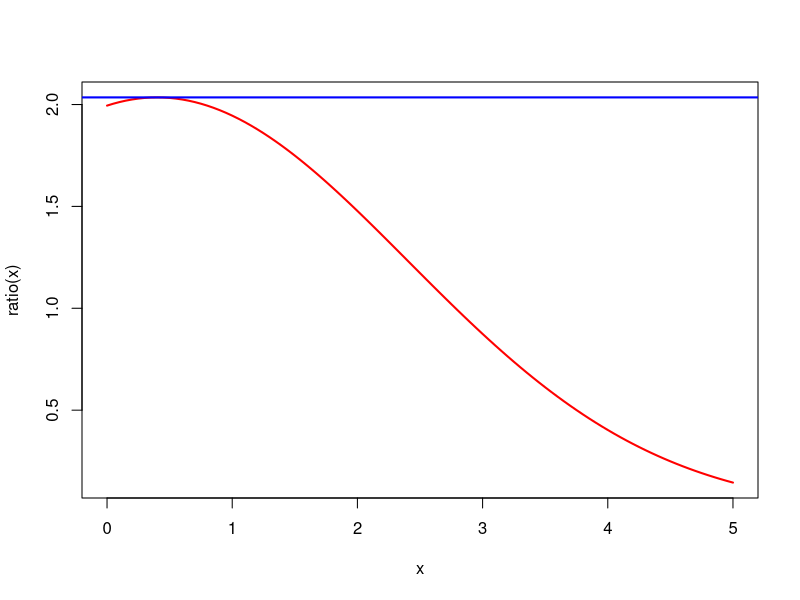
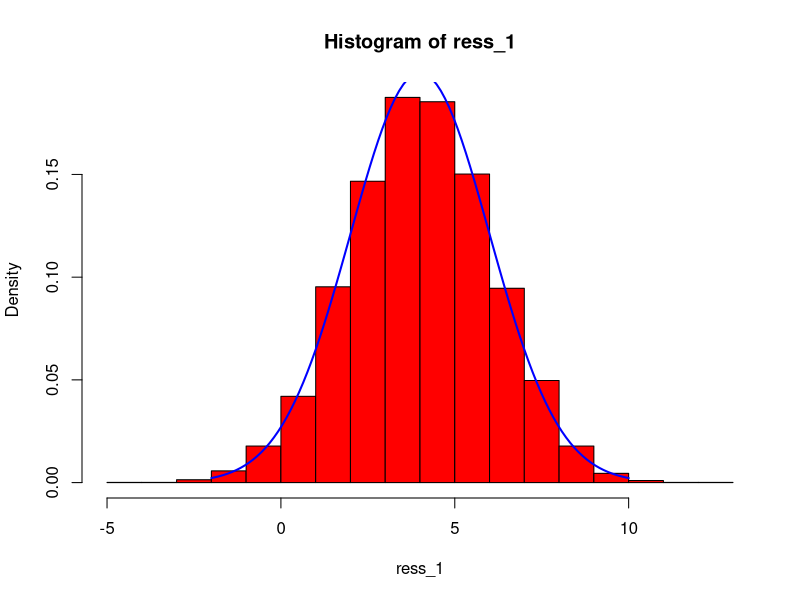
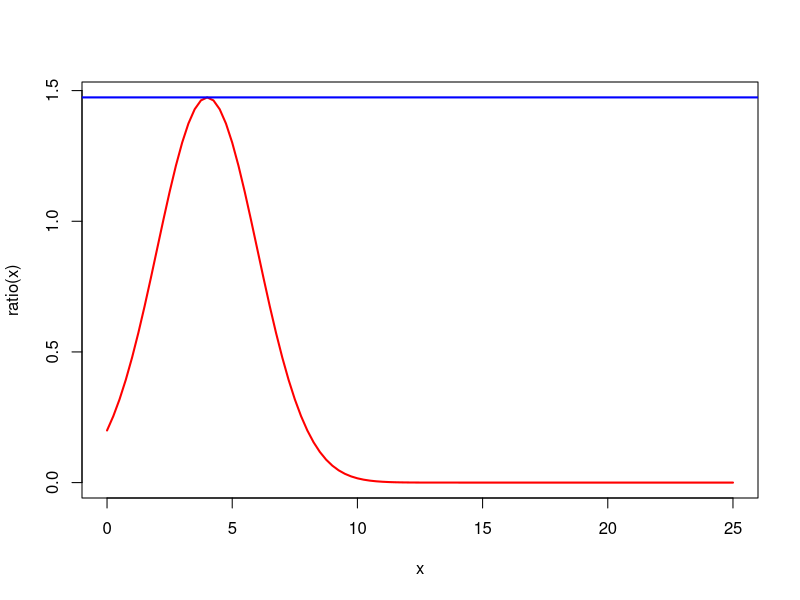
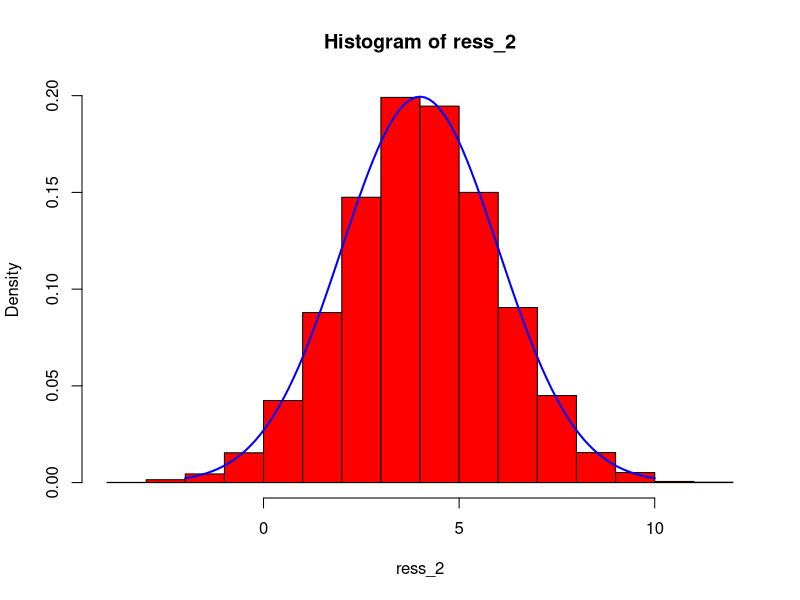
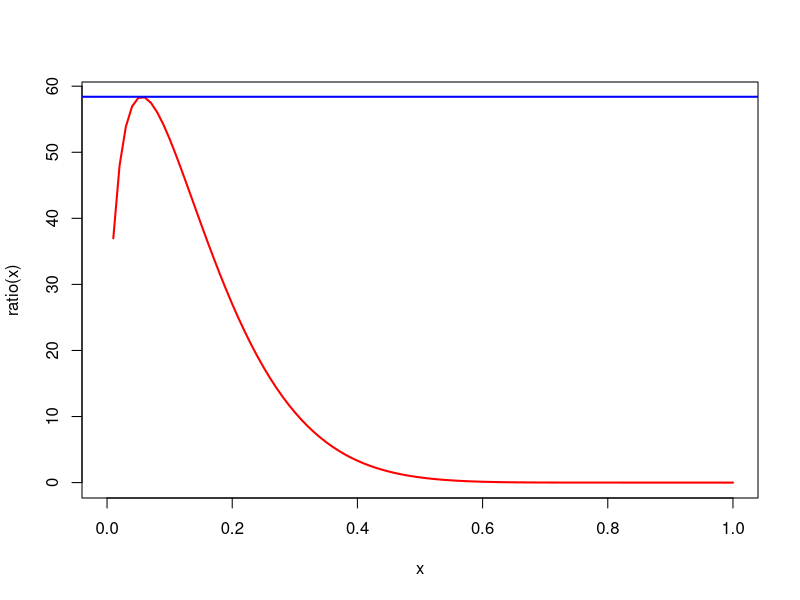
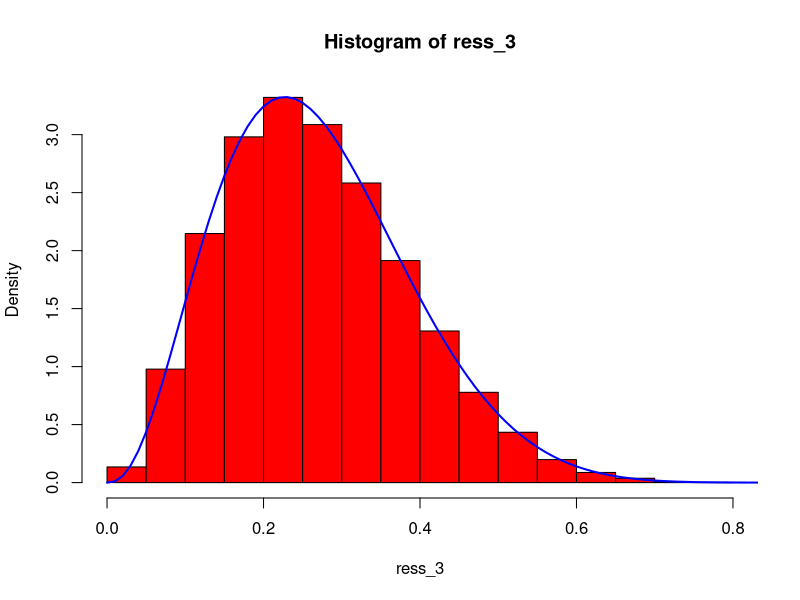
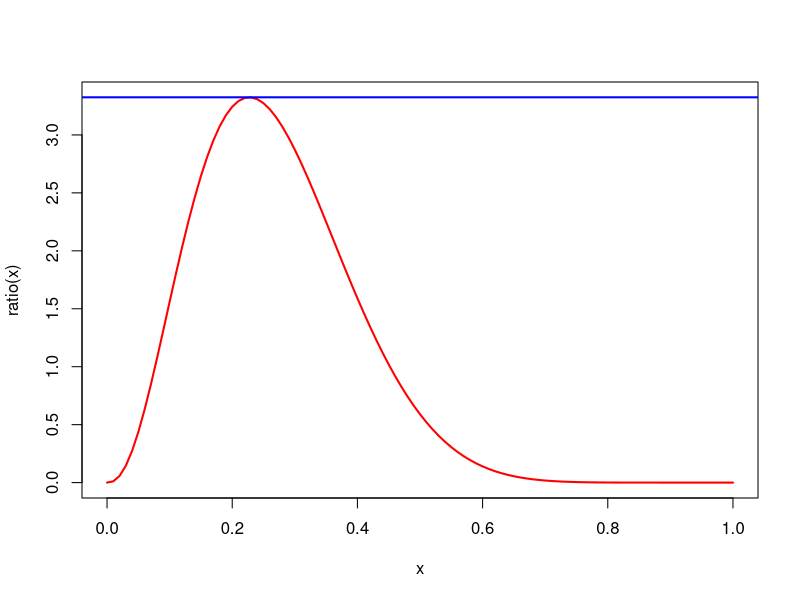
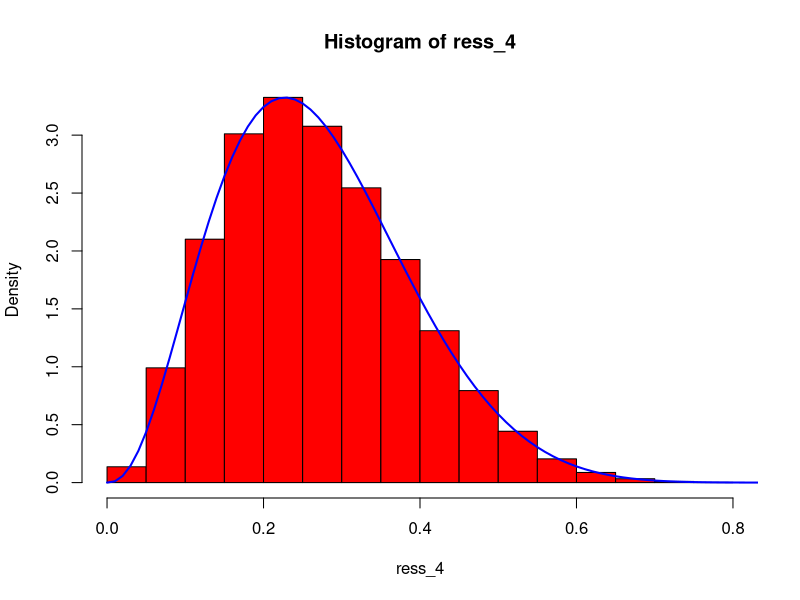

R code for these plots, in order:
## ---- chunk 1
#| warning: false
#| fig-height: 9
#| fig-width: 9


fv <- function(x) dexp(x, rate = 1/10)
fy <- function(x) dnorm(x, mean = 0, sd = 2)
ratio <- function(x) fy(x) / fv(x)
temp1 <- optimize(ratio, interval = c(0, 25), maximum = TRUE)
M1 <- temp1$objective 
x_max1 <- temp1$maximum

# library(httpgd); hgd(); hgd_browse()

curve(ratio, 0, 5, lwd = 2, col = "red")
abline(h = M1, lwd = 2, col = "blue")
n <- 1e+4
ratio_2 <- function(x) ratio(x) / M1
sim_fun_1 <- function(n) {
    i <- 0
    sim_norm <- numeric(n)
    while(i < n) {
        u <- runif(3)
        v <- -10 * log(u[1])
        temp <- ratio_2(v)
        if (u[2] < temp) {
            i <- i + 1
            sim_norm[i] <- ifelse(u[3] < 0.5, -1, 1) * v 
        }
    }
    return(sim_norm + 4)
}

start_time_1 <- Sys.time()
ress_1 <- sim_fun_1(n = n)
End_time_1 <- Sys.time()
time_1 <- difftime(End_time_1, start_time_1, unit = "sec")

ress_1 |> mean()
ress_1 |> sd()

hist(ress_1, probability = TRUE, col = "red")
curve(dnorm(x, 4, 2), -2, 10, lwd = 2, col = "blue", add = TRUE)
## ---- chunk 2
#| warning: false
#| message: false
#| fig-height: 9
#| fig-width: 9



fv <- function(x) dexp(x, rate = 1)
fy <- function(x) dnorm(x, mean = 0, sd = 2)
ratio <- function(x) fy(x) / fv(x)
temp2 <- optimize(ratio, interval = c(0, 25), maximum = TRUE)
M2 <- temp2$objective 
x_max2 <- temp2$maximum


curve(ratio, 0, 25, lwd = 2, col = "red")
abline(h = M2, lwd = 2, col = "blue")
n <- 1e+4
ratio_2 <- function(x) ratio(x) / M2


sim_fun_2 <- function(n) {
    i <- 0
    sim_norm <- numeric(n)
    while(i < n) {
        u <- runif(3)
        v <- -log(u[1])
        temp <- ratio_2(v)
        if (u[2] < temp) {
            i <- i + 1
            sim_norm[i] <- ifelse(u[3] < 0.5, -1, 1) * v 
        }
    }
    return(sim_norm + 4)
}


start_time_2 <- Sys.time()
ress_2 <- sim_fun_2(n = n)
End_time_2 <- Sys.time()
time_2 <- difftime(End_time_2, start_time_2, unit = "sec")

ress_2 |> mean()
ress_2 |> sd()

hist(ress_2, probability = TRUE, col = "red")
curve(dnorm(x, 4, 2), -2, 10, lwd = 2, col = "blue", add = TRUE)


c(M1 = M1, M2 = M2)
c(Time_1 = time_1, Time_2 = time_2)
## ---- chunk 3
#| warning: false
#| fig-height: 9
#| fig-width: 9

fv <- function(x) dbeta(x, shape1 = 3, shape2 = 1)
fy <- function(x) dbeta(x, shape1 = 3.5, shape2 = 9.5)
ratio <- function(x) fy(x) / fv(x)
temp3 <- optimize(ratio, interval = c(0, 1), maximum = TRUE)
M3 <- temp3$objective 
x_max3 <- temp3$maximum


curve(ratio, 0, 1, lwd = 2, col = "red")
abline(h = M3, lwd = 2, col = "blue")
n <- 1e+5
ratio_3 <- function(x) ratio(x) / M3


sim_fun_3 <- function(n) {
    i <- 0
    sim_beta <- numeric(n)
    while(i < n) {
        u <- runif(3)
        v <- u[1]^(1/3)
        temp <- ratio_3(v)
        if (u[2] < temp) {
            i <- i + 1
            sim_beta[i] <- v 
        }
    }
    return(sim_beta)
}


start_time_3 <- Sys.time()
ress_3 <- sim_fun_3(n = n)
End_time_3 <- Sys.time()
time_3 <- difftime(End_time_3, start_time_3, unit = "sec")

ress_3 |> mean()
ress_3 |> sd()

hist(ress_3, probability = TRUE, col = "red")
curve(dbeta(x, shape1 = 3.5, shape2 = 9.5), 0, 1, lwd = 2, col = "blue", add = TRUE)




## ---- chunk 4
#| warning: false
#| fig-height: 9
#| fig-width: 9

fv <- function(x) 1
fy <- function(x) dbeta(x, shape1 = 3.5, shape2 = 9.5)
ratio <- function(x) fy(x) / fv(x)
temp4 <- optimize(ratio, interval = c(0, 1), maximum = TRUE)
M4 <- temp4$objective 
x_max4 <- temp4$maximum


curve(ratio, 0, 1, lwd = 2, col = "red")
abline(h = M4, lwd = 2, col = "blue")
n <- 1e+5
ratio_4 <- function(x) ratio(x) / M4


sim_fun_4 <- function(n) {
    i <- 0
    sim_beta <- numeric(n)
    while(i < n) {
        u <- runif(3)
        v <- u[1]
        temp <- ratio_4(v)
        if (u[2] < temp) {
            i <- i + 1
            sim_beta[i] <- v 
        }
    }
    return(sim_beta)
}


start_time_4 <- Sys.time()
ress_4 <- sim_fun_4(n = n)
End_time_4 <- Sys.time()
time_4 <- difftime(End_time_4, start_time_4, unit = "sec")

ress_4 |> mean()
ress_4 |> sd()

hist(ress_4, probability = TRUE, col = "red")
curve(dbeta(x, shape1 = 3.5, shape2 = 9.5), 0, 1, lwd = 2, col = "blue", add = TRUE)






c(M3 = M3, M4 = M4)
c(Time_3 = time_3, Time_4 = time_4)
